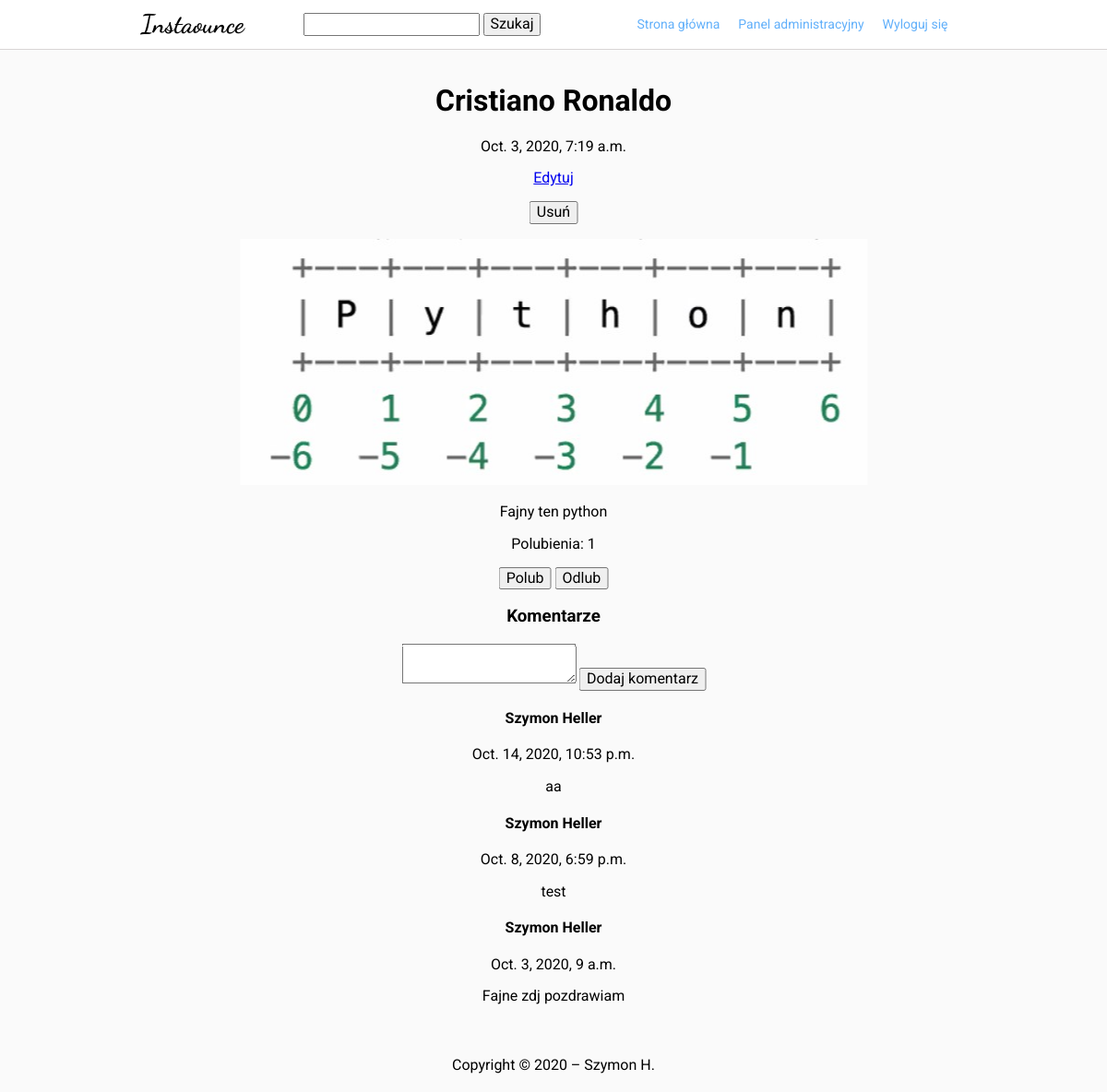
Screenshot of /post/2 (signed in) with the database file from the repository.
### photos/models.py (models this page shows, shortened)
class Post(models.Model):
    user = models.ForeignKey(User, on_delete=models.PROTECT)
    created_timestamp = models.DateTimeField(auto_now_add=True)
    last_modified_timestamp = models.DateTimeField(auto_now=True, null=True)
    content = models.CharField(max_length=400)
    image = models.ImageField(
        upload_to="posts/", width_field="image_width", height_field="image_height"
    )
    image_width = models.PositiveIntegerField(default=0)
    image_height = models.PositiveIntegerField(default=0)
    class Meta:
        ordering = ["-created_timestamp"]

class User(AbstractBaseUser, PermissionsMixin):
    USERNAME_FIELD = "email"
    REQUIRED_FIELDS = [
        "firstname",
        "lastname",
    ]
    email = models.EmailField(unique=True)
    firstname = models.CharField(max_length=100)
    lastname = models.CharField(max_length=100)
    profile_photo = models.ImageField(upload_to="profile_photos/", blank=True)
    description = models.TextField(blank=True)
    website = models.URLField(default="", blank=True)
    following = models.ManyToManyField(
        "self", symmetrical=False, related_name="followers", blank=True
    )
    is_superuser = models.BooleanField(default=False)
    objects = UserManager()
    def get_full_name(self):
        return f"{self.firstname} {self.lastname}"
    def __str__(self):
        return self.get_full_name()

class Comment(models.Model):
    user = models.ForeignKey(User, on_delete=models.PROTECT)
    post = models.ForeignKey(Post, on_delete=models.CASCADE)
    created_timestamp = models.DateTimeField(auto_now_add=True)
    last_modified_timestamp = models.DateTimeField(auto_now=True, null=True)
    content = models.CharField(max_length=200)
    class Meta:
        ordering = ["-created_timestamp"]

### photos/views.py (the view)
# urls.py: path("post/<int:pk>", views.PostView.as_view(), name="post"),
class PostView(DetailView):
    template_name = "photos/post.html"
    context_object_name = "post"
    def get_queryset(self):
        q = Q(like__user=self.request.user) & Q(like__like=True)
        return (
            Post.objects.select_related("user")
            .annotate(
                like_count=Count("like", filter=Q(like__like=True)),
                liked_by_user=Count("like", filter=q),
            )
            .prefetch_related(
                Prefetch("comment_set", queryset=Comment.objects.select_related("user"))
            )
        )
    def get_context_data(self, **kwargs):
        context = {
            "title": f"{self.object.user}: {self.object.content}",
        }
        return super().get_context_data(**context)

### photos/templates/photos/post.html (shortened to what this page needs)
{% extends 'base.html' %}
{% block main %}
<h1>{{ post.user }}</h1>
<p>{{ post.created_timestamp }}</p>
<p>
    <a href="{% url 'photos:update_post' post.pk %}" class="btn btn-primary">Edytuj</a>
<form method="POST" action="{% url 'photos:delete_post' post.pk %}">
    <input class="btn btn-danger" type="submit" value="Usuń">
</form>
</p>
<img src="{{ post.image.url }}" alt="{{ post.content }}">
<p>{{ post.content }}</p>
<p>Polubienia: {{ post.like_count }}</p>
<button id="like" data-url="{% url 'photos:like' post.pk %}" class="btn btn-success liked">Polub</button>
<button id="dislike" data-url="{% url 'photos:dislike' post.pk %}" class="btn btn-danger">Odlub</button>
<h3>Komentarze</h3>
<form method="POST" action="{% url 'photos:create_comment' post.pk %}">
    <textarea name="content"></textarea>
    <input type="submit" value="Dodaj komentarz">
</form>
{% for comment in post.comment_set.all %}
<h4>{{ comment.user }}</h4>
<p>{{ comment.created_timestamp }}</p>
<p>{{ comment.content }}</p>
{% endfor %}
{% endblock %}

### photos/static/photos/main.css (style rules this page uses)
body { background-color: #e0dfdf23; font-family: 'Roboto', sans-serif; }
a { outline: none; }

### rows the page displays
Post: user "Cristiano Ronaldo", created_timestamp "Oct. 3, 2020, 7:19 a.m.", image (picture), content "Fajny ten python", like_count "1"
Comment: user "Szymon Heller", created_timestamp "Oct. 14, 2020, 10:53 p.m.", content "aa"
Comment: user "Szymon Heller", created_timestamp "Oct. 8, 2020, 6:59 p.m.", content "test"
Comment: user "Szymon Heller", created_timestamp "Oct. 3, 2020, 9 a.m.", content "Fajne zdj pozdrawiam"
